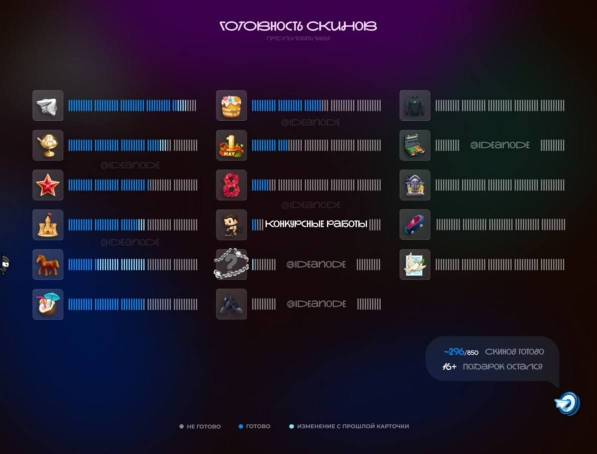
#> input picture projects/52-mita-artist/input/refs/card_ideanode.jpg, 1193 x 907 px (shown at 1/2 size)
$ python -i anim.py   (imports and definitions only)
#> lines starting #> are read from the running program, lines starting #| are printed output that depends on the picture
"""Плавная анимация Миты из ключевых поз ChatGPT (input/mita/frames/*.png, холст 768×1024 с общей привязкой).

• morph(a, b, k) — промежуточный кадр между позами: оптический поток DIS в обе стороны, встречное
  деформирование и смешивание (как «досчёт» кадров в аниме). Поток считается один раз на пару (кэш).
• Track — дорожка ключей [(время, поза)]: между соседними ключами поза перетекает плавно (ease),
  в паузах — «дыхание». Кадр квантуется до 1/24 перехода, чтобы кэш работал.
• magenta(img) — маска магентовых заглушек (карточка, экран, шар, перекладина, ручка): компоненты от 250 px."""
import functools
import math
from pathlib import Path

import cv2
import numpy as np
from PIL import Image

FR = Path(__file__).resolve().parent / 'input' / 'mita' / 'frames'
CW, CH = 768, 1024
Q = 24                                  # квантование доли перехода
XFADE = 0.14                            # 52: короткая смена поз — палитра и кисть не двоятся (было 0.4)


@functools.lru_cache(None)
def pose(name):
    return np.array(Image.open(FR / f'{name}.png').convert('RGBA'))


# [14 lines left out: functions _gray, _anchor, not called in this run]


@functools.lru_cache(None)
def _shift(n1, n2):
    return _anchor(pose(n2)) - _anchor(pose(n1))


def _translate(a, d):
    M = np.float32([[1, 0, d[0]], [0, 1, d[1]]])
    return cv2.warpAffine(a, M, (a.shape[1], a.shape[0]), flags=cv2.INTER_LINEAR, borderMode=cv2.BORDER_CONSTANT, borderValue=(0, 0, 0, 0))


# [38 lines left out: functions _flow, _flow_rev, not called in this run]


@functools.lru_cache(None)
def _grid(h, w):
    return np.meshgrid(np.arange(w, dtype=np.float32), np.arange(h, dtype=np.float32))


# [33 lines left out: functions _warp, _premul, morph_q, not called in this run]


def morph(n1, n2, k):
    return morph_q(n1, n2, int(round(max(0.0, min(1.0, k)) * Q)))


def ease(x):
    x = max(0.0, min(1.0, x))
    return x * x * (3 - 2 * x)


class Track:
    """keys: [(t, pose)], переход в позу ключа длится до его времени от момента (t - dur). Последний держится.
    dur по умолчанию — 0.22 с (или до предыдущего ключа, если ближе)."""

    def __init__(self, keys, dur=0.22):
        self.keys = sorted(keys)
        self.dur = dur

    # [13 lines left out: function at, not called in this run]

    def frame(self, t):
        a, b, k = self.at(t)
        return morph(a, b, k) if a != b else pose(a)

    def name(self, t):
        a, b, k = self.at(t)
        return b if k >= 0.5 else a


# [6 lines left out: function loop, not called in this run]


def pingpong(names, t, period):
    seq = list(names) + list(names[-2:0:-1])
    return loop(seq, t, period)


def magenta(img, min_area=250):
    """(маска 0..1 float32, список компонент: (x, y, w, h, площадь, центр, точки контура)). Магента — R,B высокие, G низкий."""
    r, g, b, a = [img[..., i].astype(np.int16) for i in range(4)]
    m = ((r > 150) & (b > 150) & (g < 120) & (r - g > 90) & (b - g > 90) & (a > 20)).astype(np.uint8)
    n, lab, st, cen = cv2.connectedComponentsWithStats(m)
    keep = np.zeros_like(m)
    comps = []
    for i in range(1, n):
        if st[i, 4] < min_area:
            continue
        keep[lab == i] = 1
        ys, xs = np.nonzero(lab == i)
        comps.append(dict(x=int(st[i, 0]), y=int(st[i, 1]), w=int(st[i, 2]), h=int(st[i, 3]), area=int(st[i, 4]),
                          c=(float(cen[i][0]), float(cen[i][1])), pts=np.stack([xs, ys], 1).astype(np.float32)))
    soft = cv2.GaussianBlur(cv2.dilate(keep, np.ones((3, 3), np.uint8)).astype(np.float32), (0, 0), 0.8)
    return np.clip(soft, 0, 1), comps


# [40 lines left out: functions quad_of, fill_quad, replace_magenta, not called in this run]


def breathe(t, amp=1.0):
    """Лёгкое «дыхание» (масштаб по вертикали) и покачивание."""
    return 1 + 0.006 * amp * math.sin(t * 2.4), 2.5 * amp * math.sin(t * 0.9)


# [5 lines left out: function pingpong_name, not called in this run]

>>> import cv2
>>> picture = cv2.imread('input/refs/card_ideanode.jpg', cv2.IMREAD_GRAYSCALE)
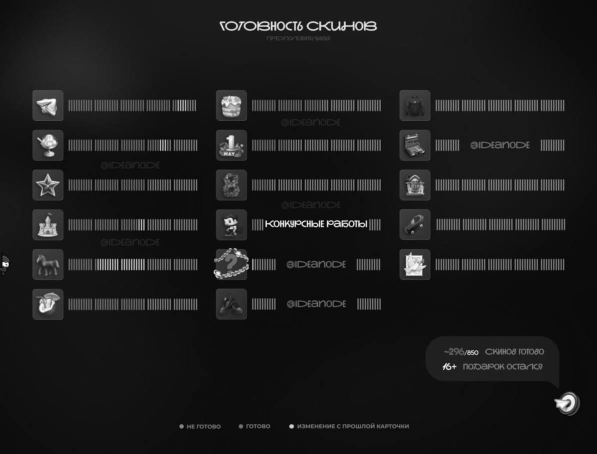
#> picture: shape (907, 1193) (shown at 1/2 size); min 0, max 255, mean 27.7
>>> result = magenta(picture)
#> in magenta, `r, g, b, a = [img[..., i].astype(np.int16) for i in range(4)]`: r = 907 values, max 59 at index 537, min 7 at index 534, mean 19.06; g = 907 values, max 68 at index 538, min 9 at index 534, mean 19.23; b = 907 values, max 70 at index 538, min 9 at index 534, mean 19.03; a = 907 values, max 64 at index 538, min 5 at index 517, mean 18.85
#> in magenta, `m = ((r > 150) & (b > 150) & (g < 120) & (r - g > 90) & (b - g > 90) &..`: m = 907 values from 0 to 0
#> in magenta, `n, lab, st, cen = cv2.connectedComponentsWithStats(m)`: n = 1; lab = 907 values from 0 to 0; st = [[0, 0, 1, 907, 907]]; cen = [[0, 453]]
#> after the loop in magenta, `for i in range(1, n):`: comps = []
#> in magenta, `soft = cv2.GaussianBlur(cv2.dilate(keep, np.ones((3, 3), np.uint8)).as..`: soft = 907 values from 0 to 0
